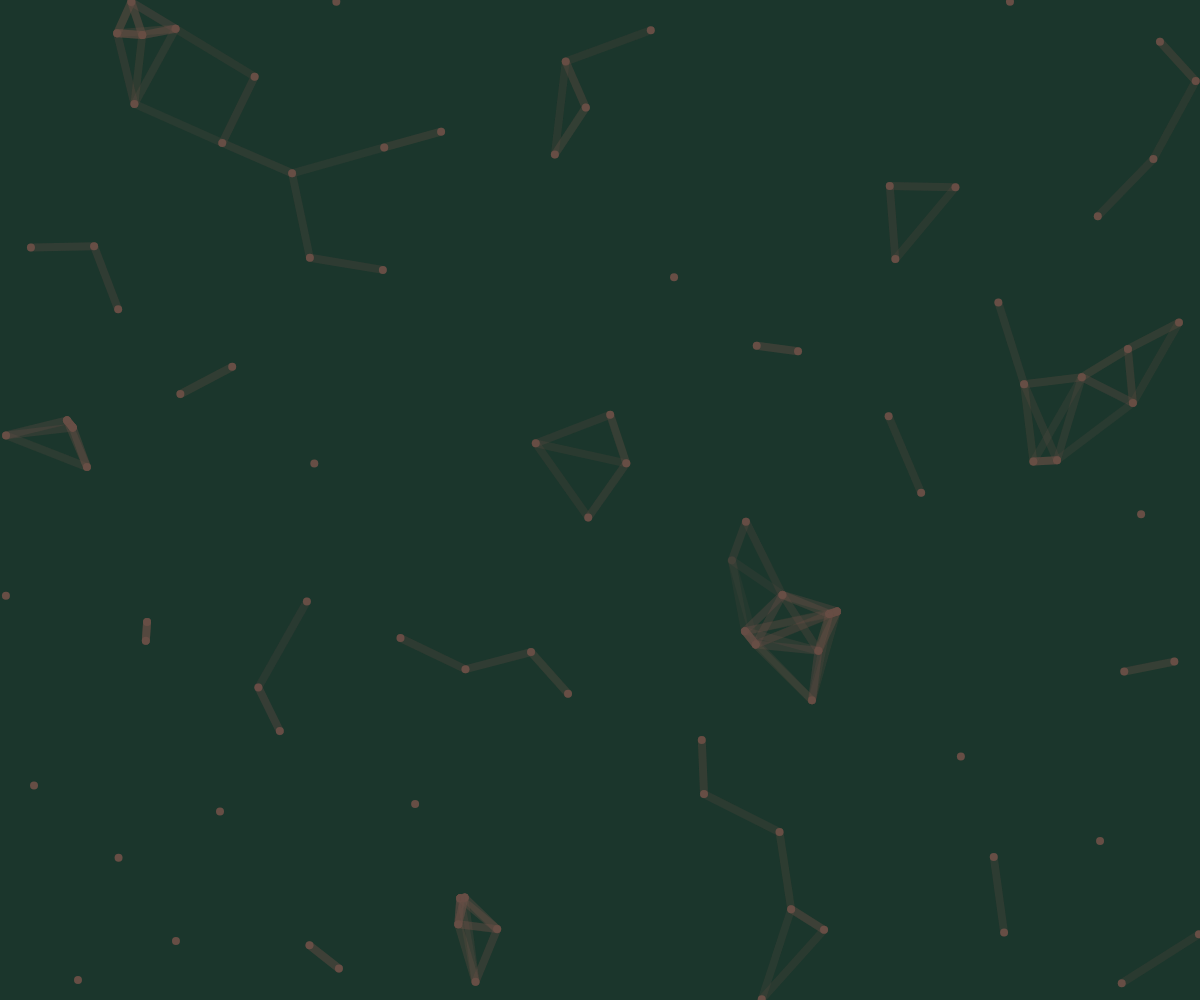
Frame 1 (no input)
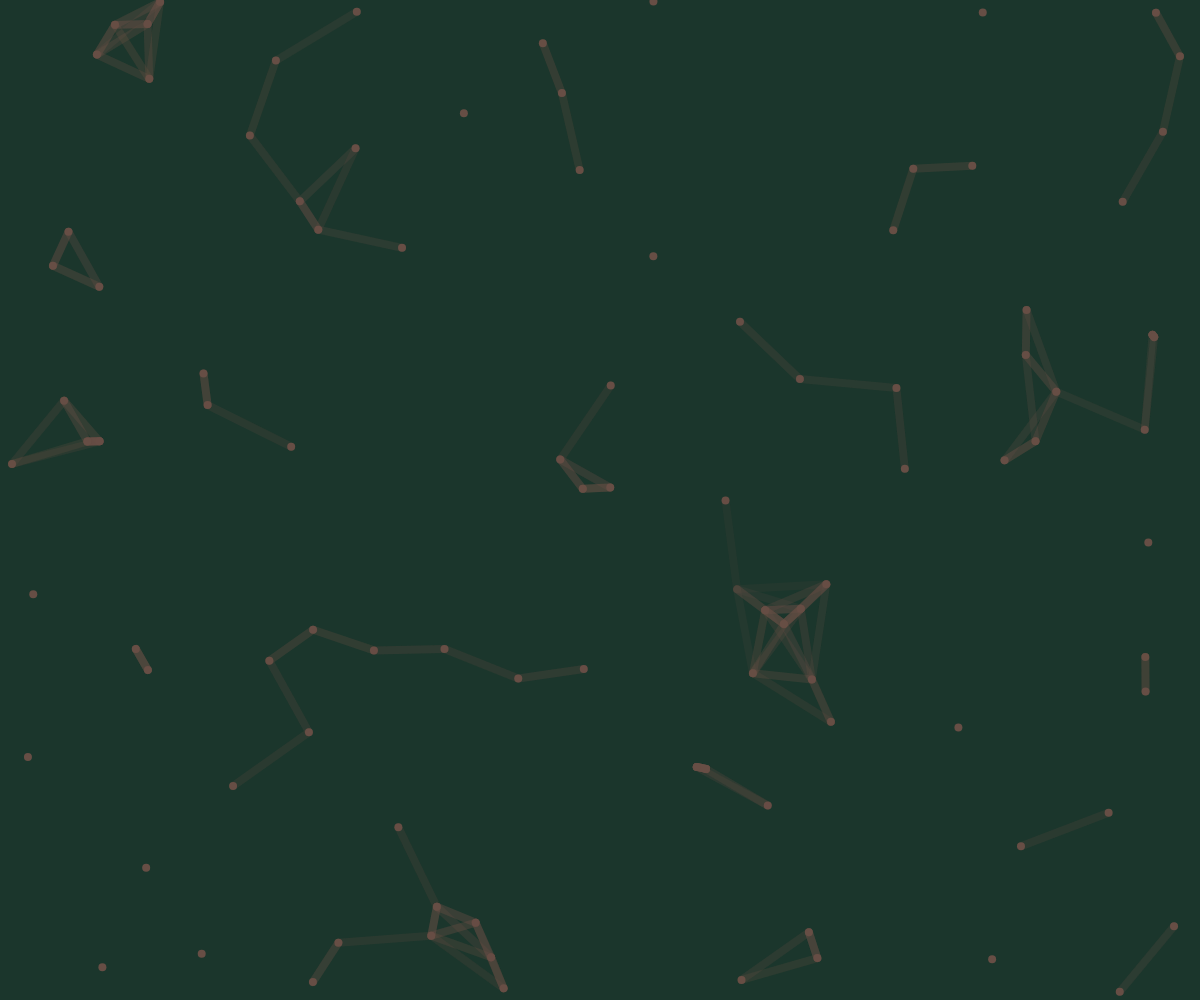
Frame 60 (no input)
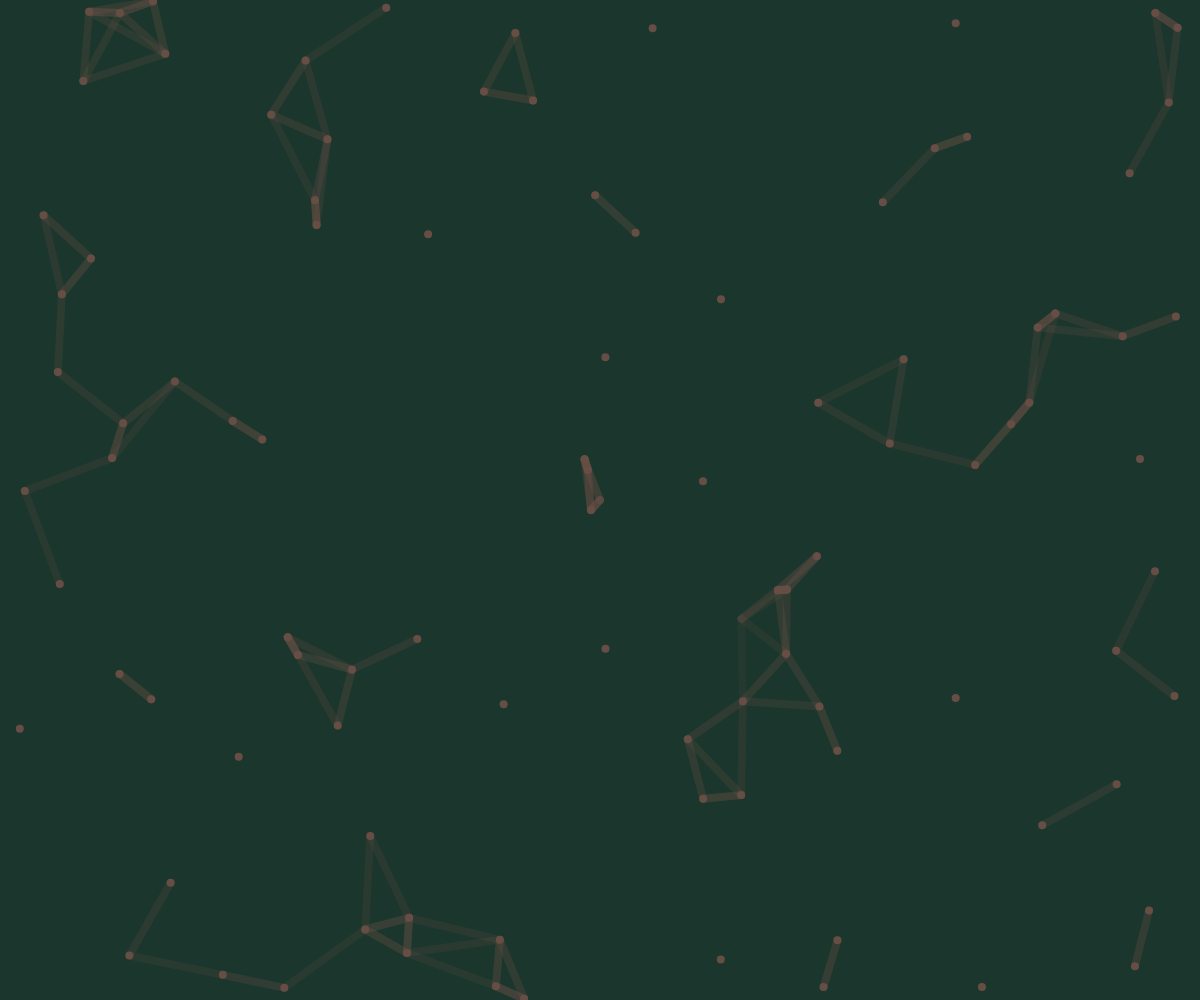
Frame 120 (the mouse pressed at the canvas centre since frame 60)

The p5.js sketch that drew these frames (run headless with seeded random() and noise() and a simulated clock; from frame 60 on, the mouse is pressed at the canvas centre):

// p5.js sketch
// ── sketch.js
let p = [];

function setup() {
	createCanvas(windowWidth, windowHeight);
	for (let i = 0; i < 100; i++) {
		p[i] = new Point();
	}
}
var distance;
function draw() {
	background(27, 54, 44);
	drawMatrix();
}

function drawMatrix(){
	for (let i = 0; i < 100; i++) {
		p[i].display();
		p[i].move();
	}
	p[0].setCoordinates(mouseX,mouseY);
	for (let i = 0; i < 99; i++) {
		for (let j = 0; j < 99; j++) {
			distance=calculateDistance(p[i].x, p[i].y, p[j + 1].x, p[j + 1].y);
			if (distance<100) {
				stroke(103, 78, 69,2500/distance);
				strokeWeight(8);
				line(p[i].x, p[i].y, p[j + 1].x, p[j + 1].y);
			}
		}
	}
}

function calculateDistance(x1, y1, x2, y2) {
	return Math.sqrt((x1 - x2) * (x1 - x2) + (y1 - y2) * (y1 - y2));
}

function mouseClicked() {
	if(p[0].speed>0)
	{
		for (let i = 0; i < 100; i++) {
			p[i].setSpeedDirection(-0.5);
		}
	}
	else{
		for (let i = 0; i < 100; i++) {
			p[i].setSpeedDirection(0.5);
		}
	}
  }

class Point {
	constructor() {
		this.x = random(width);
		this.y = random(height);
		this.speedX;
		this.speedY;
		this.speed=0.5;
		this.direction=random(0,2*Math.PI);
		this.diameter = 2;
	}
	setCoordinates( X, Y){
		this.x =X;
		this.y =Y
	}
	setSpeedDirection(value){
		this.speed=value;
	}
	display() {
		//ellipse(this.x, this.y, this.diameter, this.diameter);
	}
	move() {
		this.speedX=Math.cos(this.direction)*this.speed;
		this.speedY=Math.sin(this.direction)*this.speed;
		this.x=this.x+this.speedX;
		this.y=this.y+this.speedY;
		if(this.x>width || this.x<0 || this.y>height || this.y<0){
			this.direction=this.direction+Math.PI;
			//this.direction=this.direction-Math.PI+(4*Math.PI-2*this.direction);
		}
		this.direction=this.direction+random(-0.1,0.1);
	}
}
